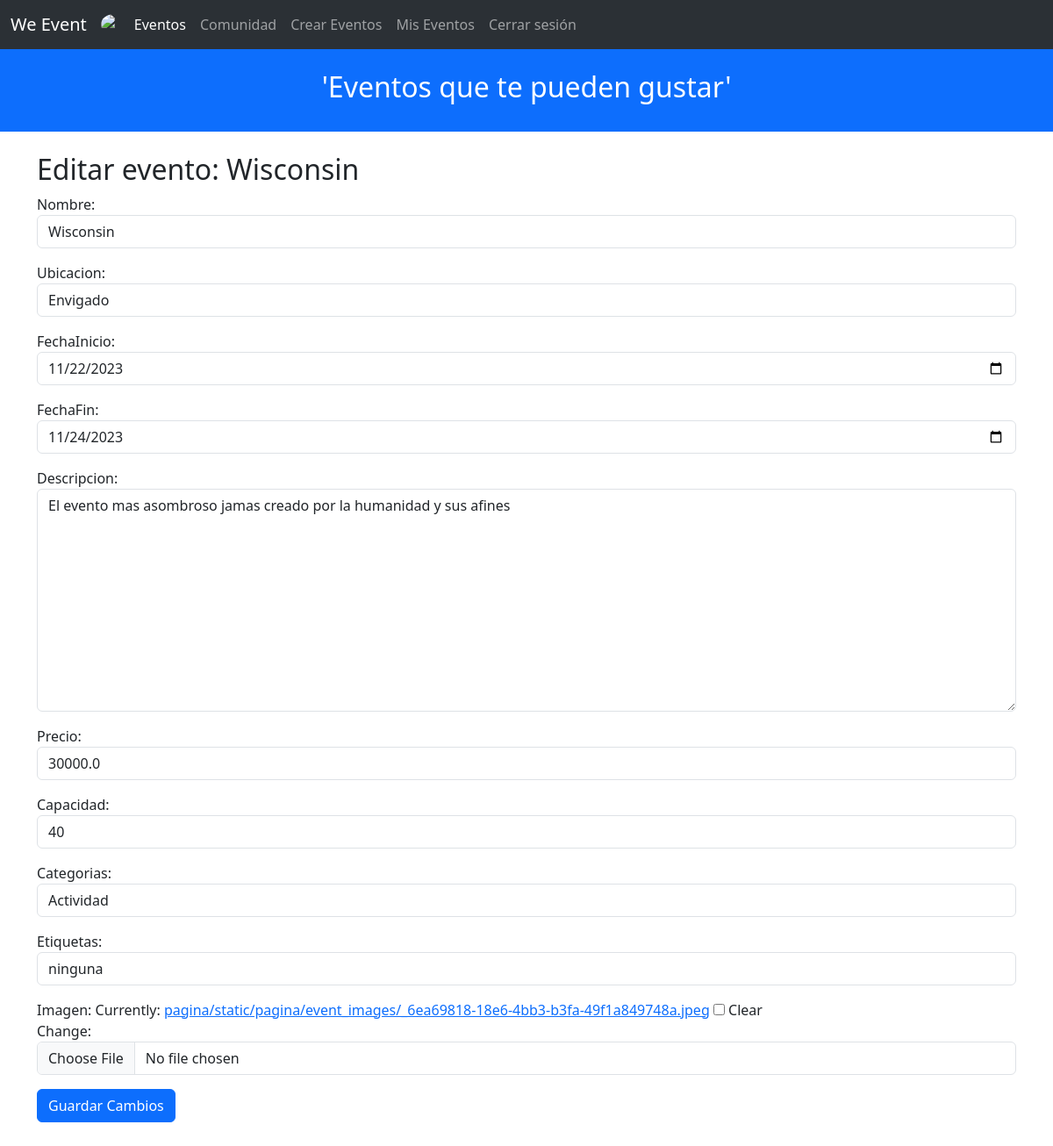
The page /edit_event/2/ (signed in) on the database its author committed.
### pagina/models.py (models this page shows)
class Evento(models.Model):
    nombre = models.CharField(max_length=255)
    ubicacion = models.CharField(max_length=255)
    fechaInicio = models.DateField()
    fechaFin = models.DateField()
    organizador = models.ForeignKey(User, on_delete=models.CASCADE)
    descripcion = models.TextField()
    imagen = models.ImageField(upload_to='pagina/static/pagina/event_images/', null=True, blank=True)
    videos = models.URLField()
    precio = models.FloatField()
    capacidad = models.IntegerField()
    asistencia = models.IntegerField(default=0)
    categorias = models.CharField(max_length=255)
    etiquetas = models.CharField(max_length=255)
    calificacion = models.IntegerField(default=0)
    puntuacion = models.FloatField(default=0)

### pagina/views.py (the view, shortened to what this page needs)
# urls.py: path('edit_event/<int:id>/', EditEventView.as_view(), name='edit_event'),
@method_decorator(login_required, name='dispatch')
class EditEventView(View):
    template_name = 'edit_event.html'
    def get(self, request, id):
        evento = get_object_or_404(Evento, id=id)
        if request.user != evento.organizador:
            return redirect('events_index')
        form = EventoForm(instance=evento)
        return render(request, self.template_name, {'form': form, 'evento': evento})

### pagina/templates/edit_event.html (shortened to what this page needs)
{% extends "base.html" %}
{% block content %}
  <h2>Editar evento: {{ evento.nombre }}</h2>
  <form method="post" enctype="multipart/form-data">
    {{ form.as_p }}
    <button type="submit" class="btn btn-primary">Guardar Cambios</button>
  </form>
{% endblock %}

### rows shown on the page
Evento: nombre "Wisconsin", ubicacion "Envigado", fechaInicio "11/22/2023", fechaFin "11/24/2023", descripcion "El evento mas asombroso jamas creado por la humanidad y sus afines", precio "30000.0", capacidad "40", categorias "Actividad", etiquetas "ninguna"
